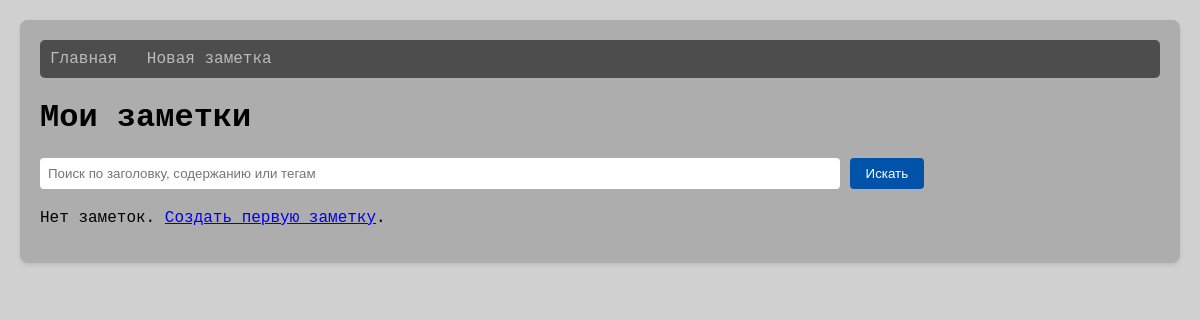
The app's page /, older data.
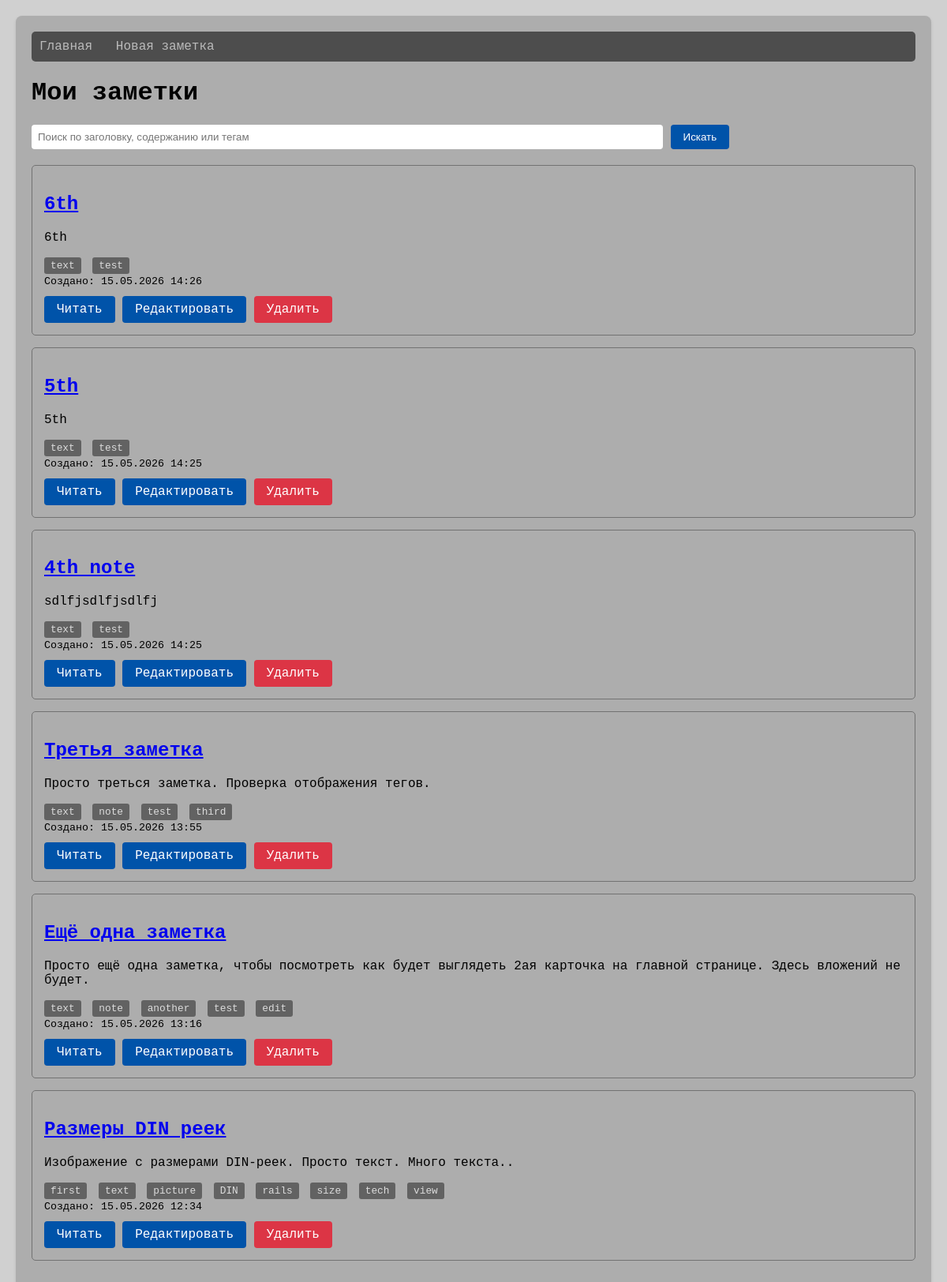
The same page, newer data.
### notes/models.py (models this page shows, shortened)
class Note(models.Model):
    title = models.CharField(max_length=200, verbose_name='Заголовок')
    content = models.TextField(verbose_name='Содержание')
    created_at = models.DateTimeField(auto_now_add=True, verbose_name='Создано')
    updated_at = models.DateTimeField(auto_now=True, verbose_name='Обновлено')
    tags = TaggableManager(verbose_name='Теги', blank=True)
    class Meta:
        ordering = ['-created_at']
        verbose_name = 'Заметка'
        verbose_name_plural = 'Заметки'

### notes/views.py (the view)
# urls.py: path('', views.note_list, name='note_list'),
def note_list(request):
    query = request.GET.get('q', '')
    notes = Note.objects.all()
    if query:
        notes = notes.filter(
            Q(title__icontains=query) |
            Q(content__icontains=query) |
            Q(tags__name__icontains=query)
        ).distinct()
    context = {
        'notes': notes,
        'search_query': query,
    }
    return render(request, 'notes/note_list.html', context)

### notes/templates/notes/note_list.html (shortened to what this page needs)
{% extends 'notes/base.html' %}
{% block content %}
<h1>Мои заметки</h1>
<form class="search-form" method="get" action="{% url 'notes:note_list' %}">
    <input type="text" name="q" placeholder="Поиск по заголовку, содержанию или тегам" value="{{ search_query }}">
    <button type="submit">Искать</button>
</form>
{% if notes %}
    {% for note in notes %}
    <div class="note-card">
        <h2><a href="{% url 'notes:note_detail' note.id %}">{{ note.title }}</a></h2>
        <p>{{ note.content|truncatewords:30 }}</p>
        <div>
            {% for tag in note.tags.all %}
                <span class="tag">{{ tag.name }}</span>
            {% endfor %}
        </div>
        <small>Создано: {{ note.created_at|date:"d.m.Y H:i" }}</small>
        <div style="margin-top: 10px;">
            <a href="{% url 'notes:note_detail' note.id %}" class="button">Читать</a>
            <a href="{% url 'notes:note_update' note.id %}" class="button">Редактировать</a>
            <a href="{% url 'notes:note_delete' note.id %}" class="button danger">Удалить</a>
        </div>
    </div>
    {% endfor %}
{% else %}
    <p>Нет заметок. <a href="{% url 'notes:note_create' %}">Создать первую заметку</a>.</p>
{% endif %}
{% endblock %}

### notes/templates/notes/base.html (shortened to what this page needs)
<!DOCTYPE html>
<html lang="ru">
<head>
</head>
<body>
    <div class="container">
        <div class="navbar">
            <a href="{% url 'notes:note_list' %}">Главная</a>
            <a href="{% url 'notes:note_create' %}">Новая заметка</a>
        </div>
        {% block content %}
        {% endblock %}
    </div>
</body>
</html>

### notes/templates/notes/base.html (style rules this page uses)
body { font-family: "Courier New", Arial, sans-serif; margin: 0; padding: 20px; background-color: #d0d0d0; }
.container { max-width: 1200px; margin: 0 auto; background: #adadad; padding: 20px; border-radius: 8px; box-shadow: 0 2px 4px rgba(0,0,0,0.1); }
.navbar { background-color: #4d4d4d; color: #919191; padding: 10px; margin-bottom: 20px; border-radius: 5px; }
.navbar a { color: #bbbbbb; text-decoration: none; margin-right: 20px; }
button, .button { background-color: #0053a9; color: white; border: none; padding: 8px 16px; border-radius: 4px; cursor: pointer; text-decoration: none; display: inline-block; }
button.danger, .button.danger { background-color: #dc3545; }
.note-card { border: 1px solid #727272; padding: 15px; margin-bottom: 15px; border-radius: 5px; }
.tag { display: inline-block; color: #dcdcdc; background-color: #626262; padding: 3px 8px; border-radius: 3px; font-size: 0.8em; margin-right: 5px; }
.search-form { margin-bottom: 20px; }
.search-form input { padding: 8px; width: 70%; border: 0px solid #ddd; border-radius: 4px; }

Row changes from the older to the newer data that the page shows:
added Note: title "6th", content "6th", created_at "15.05.2026 14:26"
added Tag: name "text"
added Tag: name "test"
added Note: title "5th", content "5th", created_at "15.05.2026 14:25"
added Note: title "4th note", content "sdlfjsdlfjsdlfj", created_at "15.05.2026 14:25"
added Note: title "Третья заметка", content "Просто треться заметка. Проверка отображения тегов.", created_at "15.05.2026 13:55"
added Tag: name "note"
added Tag: name "third", shown under "Третья заметка"
added Note: title "Ещё одна заметка", content "Просто ещё одна заметка, чтобы посмотреть как будет выглядеть 2ая карточка на главной странице. Здесь вложений не будет.", created_at "15.05.2026 13:16"
added Tag: name "another", shown under "Ещё одна заметка"
added Tag: name "edit", shown under "Ещё одна заметка"
added Note: title "Размеры DIN реек", content "Изображение с размерами DIN-реек. Просто текст. Много текста..", created_at "15.05.2026 12:34"
added Tag: name "first", shown under "Размеры DIN реек"
added Tag: name "picture", shown under "Размеры DIN реек"
added Tag: name "DIN", shown under "Размеры DIN реек"
added Tag: name "rails", shown under "Размеры DIN реек"
added Tag: name "size", shown under "Размеры DIN реек"
added Tag: name "tech", shown under "Размеры DIN реек"
added Tag: name "view", shown under "Размеры DIN реек"
Text that changed along with them:
text no longer shown: "Нет заметок. Создать первую заметку ."
